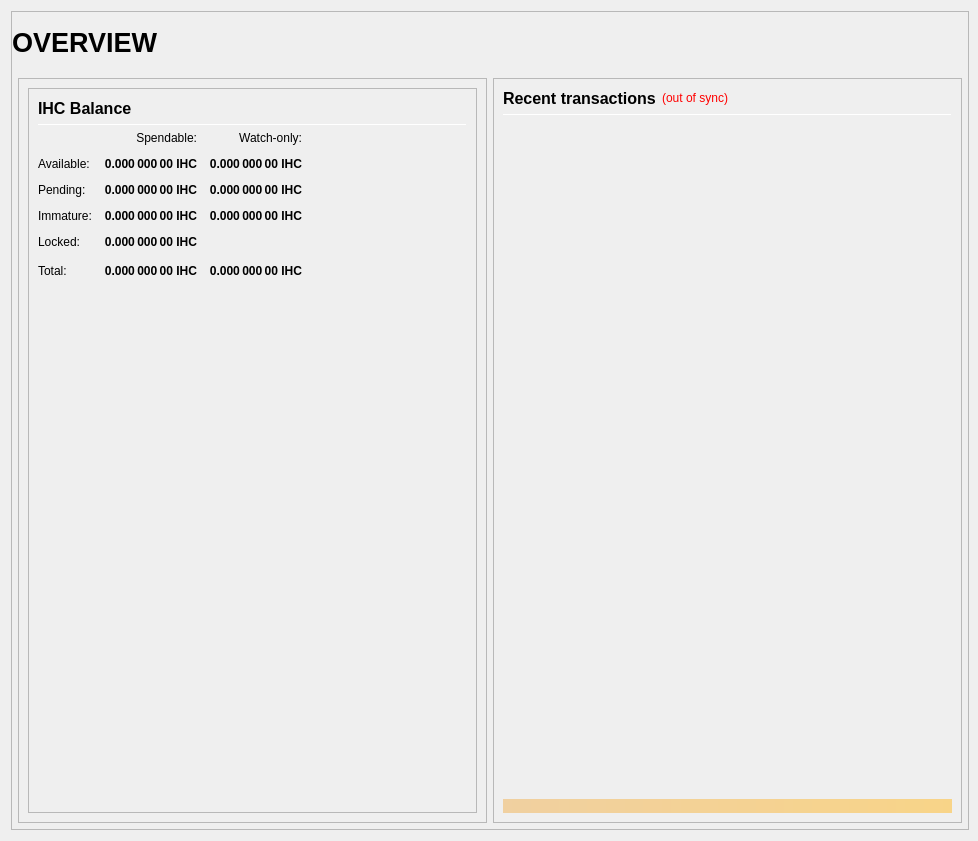
<?xml version="1.0" encoding="UTF-8"?>
<ui version="4.0">
 <class>OverviewPage</class>
 <widget class="QWidget" name="OverviewPage">
  <property name="geometry">
   <rect>
    <x>0</x>
    <y>0</y>
    <width>978</width>
    <height>841</height>
   </rect>
  </property>
  <property name="minimumSize">
   <size>
    <width>960</width>
    <height>682</height>
   </size>
  </property>
  <property name="windowTitle">
   <string>Form</string>
  </property>
  <layout class="QVBoxLayout" name="topLayout" stretch="1">
   <property name="rightMargin">
    <number>9</number>
   </property>
   <item>
    <widget class="QFrame" name="frame_BG">
     <property name="minimumSize">
      <size>
       <width>850</width>
       <height>610</height>
      </size>
     </property>
     <property name="maximumSize">
      <size>
       <width>16777215</width>
       <height>16777215</height>
      </size>
     </property>
     <property name="frameShape">
      <enum>QFrame::StyledPanel</enum>
     </property>
     <property name="frameShadow">
      <enum>QFrame::Raised</enum>
     </property>
     <layout class="QVBoxLayout" name="verticalLayout_3" stretch="1">
      <property name="leftMargin">
       <number>0</number>
      </property>
      <property name="topMargin">
       <number>0</number>
      </property>
      <property name="rightMargin">
       <number>0</number>
      </property>
      <property name="bottomMargin">
       <number>6</number>
      </property>
      <item>
       <layout class="QVBoxLayout" name="verticalLayout_Master" stretch="0,1">
        <property name="leftMargin">
         <number>0</number>
        </property>
        <property name="topMargin">
         <number>0</number>
        </property>
        <property name="rightMargin">
         <number>0</number>
        </property>
        <property name="bottomMargin">
         <number>0</number>
        </property>
        <item>
         <widget class="QFrame" name="frame_Header">
          <layout class="QVBoxLayout" name="verticalLayout_Header" stretch="0">
           <property name="leftMargin">
            <number>0</number>
           </property>
           <property name="topMargin">
            <number>0</number>
           </property>
           <property name="rightMargin">
            <number>0</number>
           </property>
           <property name="bottomMargin">
            <number>0</number>
           </property>
           <item>
            <layout class="QHBoxLayout" name="horizontalLayout_Header" stretch="1,0,1">
             <property name="spacing">
              <number>6</number>
             </property>
             <item>
              <widget class="QLabel" name="labelOverviewHeaderLeft">
               <property name="minimumSize">
                <size>
                 <width>464</width>
                 <height>60</height>
                </size>
               </property>
               <property name="maximumSize">
                <size>
                 <width>16777215</width>
                 <height>60</height>
                </size>
               </property>
               <property name="font">
                <font>
                 <pointsize>20</pointsize>
                 <weight>75</weight>
                 <bold>true</bold>
                </font>
               </property>
               <property name="text">
                <string>OVERVIEW</string>
               </property>
               <property name="alignment">
                <set>Qt::AlignLeading|Qt::AlignLeft|Qt::AlignVCenter</set>
               </property>
              </widget>
             </item>
             <item>
              <spacer name="horizontalSpacer_Header">
               <property name="orientation">
                <enum>Qt::Horizontal</enum>
               </property>
               <property name="sizeHint" stdset="0">
                <size>
                 <width>40</width>
                 <height>20</height>
                </size>
               </property>
              </spacer>
             </item>
             <item>
              <widget class="QLabel" name="labelOverviewHeaderRight">
               <property name="minimumSize">
                <size>
                 <width>464</width>
                 <height>60</height>
                </size>
               </property>
               <property name="maximumSize">
                <size>
                 <width>16777215</width>
                 <height>60</height>
                </size>
               </property>
               <property name="font">
                <font>
                 <pointsize>14</pointsize>
                </font>
               </property>
               <property name="text">
                <string/>
               </property>
               <property name="alignment">
                <set>Qt::AlignRight|Qt::AlignTrailing|Qt::AlignVCenter</set>
               </property>
              </widget>
             </item>
            </layout>
           </item>
          </layout>
         </widget>
        </item>
        <item>
         <widget class="QFrame" name="frame_Content">
          <layout class="QVBoxLayout" name="verticalLayout_Content">
           <property name="leftMargin">
            <number>6</number>
           </property>
           <property name="topMargin">
            <number>0</number>
           </property>
           <property name="rightMargin">
            <number>6</number>
           </property>
           <property name="bottomMargin">
            <number>0</number>
           </property>
           <item>
            <layout class="QHBoxLayout" name="horizontalLayout_Content" stretch="1,1">
             <property name="spacing">
              <number>6</number>
             </property>
             <item>
              <layout class="QVBoxLayout" name="verticalLayout_left" stretch="1">
               <item>
                <widget class="QFrame" name="frameObfuscation">
                 <property name="minimumSize">
                  <size>
                   <width>0</width>
                   <height>0</height>
                  </size>
                 </property>
                 <property name="frameShape">
                  <enum>QFrame::StyledPanel</enum>
                 </property>
                 <property name="frameShadow">
                  <enum>QFrame::Raised</enum>
                 </property>
                 <layout class="QGridLayout" name="gridLayout_2">
                  <item row="0" column="0">
                   <widget class="QFrame" name="frame_Balances">
                    <property name="frameShape">
                     <enum>QFrame::StyledPanel</enum>
                    </property>
                    <property name="frameShadow">
                     <enum>QFrame::Raised</enum>
                    </property>
                    <layout class="QGridLayout" name="gridLayout_3">
                     <item row="1" column="0" colspan="2">
                      <widget class="Line" name="line_Balance">
                       <property name="minimumSize">
                        <size>
                         <width>0</width>
                         <height>1</height>
                        </size>
                       </property>
                       <property name="maximumSize">
                        <size>
                         <width>16777215</width>
                         <height>1</height>
                        </size>
                       </property>
                       <property name="orientation">
                        <enum>Qt::Horizontal</enum>
                       </property>
                      </widget>
                     </item>
                     <item row="2" column="0" colspan="2">
                      <layout class="QGridLayout" name="gridLayout">
                       <property name="spacing">
                        <number>12</number>
                       </property>
                       <item row="0" column="1">
                        <widget class="QLabel" name="labelSpendable">
                         <property name="text">
                          <string>Spendable:</string>
                         </property>
                         <property name="alignment">
                          <set>Qt::AlignRight|Qt::AlignTrailing|Qt::AlignVCenter</set>
                         </property>
                        </widget>
                       </item>
                       <item row="0" column="2">
                        <widget class="QLabel" name="labelWatchonly">
                         <property name="text">
                          <string>Watch-only:</string>
                         </property>
                         <property name="alignment">
                          <set>Qt::AlignRight|Qt::AlignTrailing|Qt::AlignVCenter</set>
                         </property>
                        </widget>
                       </item>
                       <item row="1" column="0">
                        <widget class="QLabel" name="labelBalanceText">
                         <property name="text">
                          <string>Available:</string>
                         </property>
                        </widget>
                       </item>
                       <item row="1" column="1">
                        <widget class="QLabel" name="labelBalance">
                         <property name="font">
                          <font>
                           <weight>75</weight>
                           <bold>true</bold>
                          </font>
                         </property>
                         <property name="cursor">
                          <cursorShape>IBeamCursor</cursorShape>
                         </property>
                         <property name="toolTip">
                          <string>Your current spendable balance</string>
                         </property>
                         <property name="text">
                          <string notr="true">0.000 000 00 IHC</string>
                         </property>
                         <property name="alignment">
                          <set>Qt::AlignRight|Qt::AlignTrailing|Qt::AlignVCenter</set>
                         </property>
                         <property name="textInteractionFlags">
                          <set>Qt::LinksAccessibleByMouse|Qt::TextSelectableByKeyboard|Qt::TextSelectableByMouse</set>
                         </property>
                        </widget>
                       </item>
                       <item row="1" column="2">
                        <widget class="QLabel" name="labelWatchAvailable">
                         <property name="font">
                          <font>
                           <weight>75</weight>
                           <bold>true</bold>
                          </font>
                         </property>
                         <property name="cursor">
                          <cursorShape>IBeamCursor</cursorShape>
                         </property>
                         <property name="toolTip">
                          <string>Your current balance in watch-only addresses</string>
                         </property>
                         <property name="text">
                          <string notr="true">0.000 000 00 IHC</string>
                         </property>
                         <property name="alignment">
                          <set>Qt::AlignRight|Qt::AlignTrailing|Qt::AlignVCenter</set>
                         </property>
                         <property name="textInteractionFlags">
                          <set>Qt::LinksAccessibleByMouse|Qt::TextSelectableByKeyboard|Qt::TextSelectableByMouse</set>
                         </property>
                        </widget>
                       </item>
                       <item row="2" column="0">
                        <widget class="QLabel" name="labelPendingText">
                         <property name="text">
                          <string>Pending:</string>
                         </property>
                        </widget>
                       </item>
                       <item row="2" column="1">
                        <widget class="QLabel" name="labelUnconfirmed">
                         <property name="font">
                          <font>
                           <weight>75</weight>
                           <bold>true</bold>
                          </font>
                         </property>
                         <property name="cursor">
                          <cursorShape>IBeamCursor</cursorShape>
                         </property>
                         <property name="toolTip">
                          <string>Total of transactions that have yet to be confirmed, and do not yet count toward the spendable balance</string>
                         </property>
                         <property name="text">
                          <string notr="true">0.000 000 00 IHC</string>
                         </property>
                         <property name="alignment">
                          <set>Qt::AlignRight|Qt::AlignTrailing|Qt::AlignVCenter</set>
                         </property>
                         <property name="textInteractionFlags">
                          <set>Qt::LinksAccessibleByMouse|Qt::TextSelectableByKeyboard|Qt::TextSelectableByMouse</set>
                         </property>
                        </widget>
                       </item>
                       <item row="2" column="2">
                        <widget class="QLabel" name="labelWatchPending">
                         <property name="font">
                          <font>
                           <weight>75</weight>
                           <bold>true</bold>
                          </font>
                         </property>
                         <property name="cursor">
                          <cursorShape>IBeamCursor</cursorShape>
                         </property>
                         <property name="toolTip">
                          <string>Unconfirmed transactions to watch-only addresses</string>
                         </property>
                         <property name="text">
                          <string notr="true">0.000 000 00 IHC</string>
                         </property>
                         <property name="alignment">
                          <set>Qt::AlignRight|Qt::AlignTrailing|Qt::AlignVCenter</set>
                         </property>
                         <property name="textInteractionFlags">
                          <set>Qt::LinksAccessibleByMouse|Qt::TextSelectableByKeyboard|Qt::TextSelectableByMouse</set>
                         </property>
                        </widget>
                       </item>
                       <item row="3" column="0">
                        <widget class="QLabel" name="labelImmatureText">
                         <property name="text">
                          <string>Immature:</string>
                         </property>
                        </widget>
                       </item>
                       <item row="3" column="1">
                        <widget class="QLabel" name="labelImmature">
                         <property name="font">
                          <font>
                           <weight>75</weight>
                           <bold>true</bold>
                          </font>
                         </property>
                         <property name="cursor">
                          <cursorShape>IBeamCursor</cursorShape>
                         </property>
                         <property name="toolTip">
                          <string>Staked or masternode rewards that has not yet matured</string>
                         </property>
                         <property name="text">
                          <string notr="true">0.000 000 00 IHC</string>
                         </property>
                         <property name="alignment">
                          <set>Qt::AlignRight|Qt::AlignTrailing|Qt::AlignVCenter</set>
                         </property>
                         <property name="textInteractionFlags">
                          <set>Qt::LinksAccessibleByMouse|Qt::TextSelectableByKeyboard|Qt::TextSelectableByMouse</set>
                         </property>
                        </widget>
                       </item>
                       <item row="3" column="2">
                        <widget class="QLabel" name="labelWatchImmature">
                         <property name="font">
                          <font>
                           <weight>75</weight>
                           <bold>true</bold>
                          </font>
                         </property>
                         <property name="cursor">
                          <cursorShape>IBeamCursor</cursorShape>
                         </property>
                         <property name="toolTip">
                          <string>Staked or masternode rewards in watch-only addresses that has not yet matured</string>
                         </property>
                         <property name="text">
                          <string notr="true">0.000 000 00 IHC</string>
                         </property>
                         <property name="alignment">
                          <set>Qt::AlignRight|Qt::AlignTrailing|Qt::AlignVCenter</set>
                         </property>
                         <property name="textInteractionFlags">
                          <set>Qt::LinksAccessibleByMouse|Qt::TextSelectableByKeyboard|Qt::TextSelectableByMouse</set>
                         </property>
                        </widget>
                       </item>
                       <item row="4" column="0">
                        <widget class="QLabel" name="labelLockedBalanceText">
                         <property name="toolTip">
                          <string>Locked IHC or Masternode collaterals. These are excluded from zIHC minting.</string>
                         </property>
                         <property name="text">
                          <string>Locked:</string>
                         </property>
                        </widget>
                       </item>
                       <item row="4" column="1">
                        <widget class="QLabel" name="labelLockedBalance">
                         <property name="font">
                          <font>
                           <weight>75</weight>
                           <bold>true</bold>
                          </font>
                         </property>
                         <property name="cursor">
                          <cursorShape>IBeamCursor</cursorShape>
                         </property>
                         <property name="toolTip">
                          <string>Locked IHC or Masternode collaterals. These are excluded from zIHC minting.</string>
                         </property>
                         <property name="text">
                          <string notr="true">0.000 000 00 IHC</string>
                         </property>
                         <property name="alignment">
                          <set>Qt::AlignRight|Qt::AlignTrailing|Qt::AlignVCenter</set>
                         </property>
                         <property name="textInteractionFlags">
                          <set>Qt::LinksAccessibleByMouse|Qt::TextSelectableByKeyboard|Qt::TextSelectableByMouse</set>
                         </property>
                        </widget>
                       </item>
                       <item row="5" column="0">
                        <widget class="QLabel" name="labelTotalText">
                         <property name="toolTip">
                          <string>Your current IHC balance, unconfirmed and immature transactions included</string>
                         </property>
                         <property name="text">
                          <string>Total:</string>
                         </property>
                        </widget>
                       </item>
                       <item row="5" column="1">
                        <widget class="QLabel" name="labelTotal">
                         <property name="font">
                          <font>
                           <weight>75</weight>
                           <bold>true</bold>
                          </font>
                         </property>
                         <property name="cursor">
                          <cursorShape>IBeamCursor</cursorShape>
                         </property>
                         <property name="toolTip">
                          <string>Your current IHC balance, unconfirmed and immature transactions included</string>
                         </property>
                         <property name="text">
                          <string notr="true">0.000 000 00 IHC</string>
                         </property>
                         <property name="alignment">
                          <set>Qt::AlignRight|Qt::AlignTrailing|Qt::AlignVCenter</set>
                         </property>
                         <property name="textInteractionFlags">
                          <set>Qt::LinksAccessibleByMouse|Qt::TextSelectableByKeyboard|Qt::TextSelectableByMouse</set>
                         </property>
                        </widget>
                       </item>
                       <item row="5" column="2">
                        <widget class="QLabel" name="labelWatchTotal">
                         <property name="font">
                          <font>
                           <weight>75</weight>
                           <bold>true</bold>
                          </font>
                         </property>
                         <property name="cursor">
                          <cursorShape>IBeamCursor</cursorShape>
                         </property>
                         <property name="toolTip">
                          <string>Current total balance in watch-only addresses</string>
                         </property>
                         <property name="text">
                          <string notr="true">0.000 000 00 IHC</string>
                         </property>
                         <property name="alignment">
                          <set>Qt::AlignRight|Qt::AlignTrailing|Qt::AlignVCenter</set>
                         </property>
                         <property name="textInteractionFlags">
                          <set>Qt::LinksAccessibleByMouse|Qt::TextSelectableByKeyboard|Qt::TextSelectableByMouse</set>
                         </property>
                        </widget>
                       </item>
                       <item row="5" column="3">
                        <spacer name="horizontalSpacer_9">
                         <property name="orientation">
                          <enum>Qt::Horizontal</enum>
                         </property>
                         <property name="sizeHint" stdset="0">
                          <size>
                           <width>40</width>
                           <height>20</height>
                          </size>
                         </property>
                        </spacer>
                       </item>
                      </layout>
                     </item>
                     <item row="3" column="1">
                      <spacer name="verticalSpacer_3">
                       <property name="orientation">
                        <enum>Qt::Vertical</enum>
                       </property>
                       <property name="sizeHint" stdset="0">
                        <size>
                         <width>20</width>
                         <height>40</height>
                        </size>
                       </property>
                      </spacer>
                     </item>
                     <item row="0" column="0">
                      <layout class="QHBoxLayout" name="horizontalLayout_4">
                       <item>
                        <widget class="QLabel" name="label_5">
                         <property name="minimumSize">
                          <size>
                           <width>0</width>
                           <height>20</height>
                          </size>
                         </property>
                         <property name="font">
                          <font>
                           <pointsize>12</pointsize>
                           <weight>75</weight>
                           <bold>true</bold>
                          </font>
                         </property>
                         <property name="text">
                          <string>IHC Balance</string>
                         </property>
                        </widget>
                       </item>
                       <item>
                        <spacer name="horizontalSpacer_3">
                         <property name="orientation">
                          <enum>Qt::Horizontal</enum>
                         </property>
                         <property name="sizeHint" stdset="0">
                          <size>
                           <width>40</width>
                           <height>20</height>
                          </size>
                         </property>
                        </spacer>
                       </item>
                      </layout>
                     </item>
                    </layout>
                   </widget>
                  </item>
                 </layout>
                </widget>
               </item>
              </layout>
             </item>
             <item>
              <layout class="QVBoxLayout" name="verticalLayout_right" stretch="1">
               <item>
                <widget class="QFrame" name="frame_RecentTransactions">
                 <property name="minimumSize">
                  <size>
                   <width>0</width>
                   <height>0</height>
                  </size>
                 </property>
                 <property name="frameShape">
                  <enum>QFrame::StyledPanel</enum>
                 </property>
                 <property name="frameShadow">
                  <enum>QFrame::Raised</enum>
                 </property>
                 <layout class="QVBoxLayout" name="verticalLayout_1" stretch="0,0,0,0,0">
                  <item>
                   <layout class="QHBoxLayout" name="horizontalLayout_2">
                    <item>
                     <widget class="QLabel" name="label_4">
                      <property name="minimumSize">
                       <size>
                        <width>0</width>
                        <height>20</height>
                       </size>
                      </property>
                      <property name="font">
                       <font>
                        <pointsize>12</pointsize>
                        <weight>75</weight>
                        <bold>true</bold>
                       </font>
                      </property>
                      <property name="text">
                       <string>Recent transactions</string>
                      </property>
                     </widget>
                    </item>
                    <item>
                     <widget class="QLabel" name="labelTransactionsStatus">
                      <property name="cursor">
                       <cursorShape>WhatsThisCursor</cursorShape>
                      </property>
                      <property name="toolTip">
                       <string>The displayed information may be out of date. Your wallet automatically synchronizes with the IHC network after a connection is established, but this process has not completed yet.</string>
                      </property>
                      <property name="styleSheet">
                       <string notr="true">QLabel { color: red; }</string>
                      </property>
                      <property name="text">
                       <string notr="true">(out of sync)</string>
                      </property>
                      <property name="alignment">
                       <set>Qt::AlignRight|Qt::AlignTrailing|Qt::AlignVCenter</set>
                      </property>
                     </widget>
                    </item>
                    <item>
                     <spacer name="horizontalSpacer">
                      <property name="orientation">
                       <enum>Qt::Horizontal</enum>
                      </property>
                      <property name="sizeHint" stdset="0">
                       <size>
                        <width>40</width>
                        <height>20</height>
                       </size>
                      </property>
                     </spacer>
                    </item>
                   </layout>
                  </item>
                  <item>
                   <widget class="Line" name="line">
                    <property name="minimumSize">
                     <size>
                      <width>0</width>
                      <height>1</height>
                     </size>
                    </property>
                    <property name="maximumSize">
                     <size>
                      <width>16777215</width>
                      <height>1</height>
                     </size>
                    </property>
                    <property name="orientation">
                     <enum>Qt::Horizontal</enum>
                    </property>
                   </widget>
                  </item>
                  <item>
                   <widget class="QListView" name="listTransactions">
                    <property name="minimumSize">
                     <size>
                      <width>0</width>
                      <height>0</height>
                     </size>
                    </property>
                    <property name="styleSheet">
                     <string notr="true">QListView { background: transparent; }</string>
                    </property>
                    <property name="frameShape">
                     <enum>QFrame::NoFrame</enum>
                    </property>
                    <property name="verticalScrollBarPolicy">
                     <enum>Qt::ScrollBarAlwaysOff</enum>
                    </property>
                    <property name="horizontalScrollBarPolicy">
                     <enum>Qt::ScrollBarAlwaysOff</enum>
                    </property>
                    <property name="selectionMode">
                     <enum>QAbstractItemView::NoSelection</enum>
                    </property>
                   </widget>
                  </item>
                  <item>
                   <spacer name="verticalSpacer_2">
                    <property name="orientation">
                     <enum>Qt::Vertical</enum>
                    </property>
                    <property name="sizeType">
                     <enum>QSizePolicy::Expanding</enum>
                    </property>
                    <property name="sizeHint" stdset="0">
                     <size>
                      <width>20</width>
                      <height>40</height>
                     </size>
                    </property>
                   </spacer>
                  </item>
                  <item>
                   <widget class="QLabel" name="labelAlerts">
                    <property name="maximumSize">
                     <size>
                      <width>16777215</width>
                      <height>16777215</height>
                     </size>
                    </property>
                    <property name="styleSheet">
                     <string notr="true">background-color: qlineargradient(x1: 0, y1: 0, x2: 1, y2: 0, stop:0 #F0D0A0, stop:1 #F8D488); color:#000000;</string>
                    </property>
                    <property name="text">
                     <string/>
                    </property>
                    <property name="wordWrap">
                     <bool>true</bool>
                    </property>
                    <property name="margin">
                     <number>3</number>
                    </property>
                   </widget>
                  </item>
                 </layout>
                </widget>
               </item>
              </layout>
             </item>
            </layout>
           </item>
          </layout>
         </widget>
        </item>
       </layout>
      </item>
     </layout>
    </widget>
   </item>
  </layout>
 </widget>
 <resources/>
 <connections/>
</ui>
